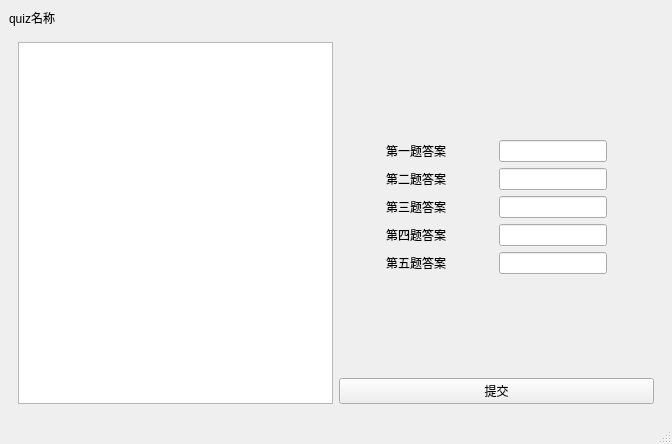
<?xml version="1.0" encoding="UTF-8"?>
<ui version="4.0">
 <class>student_quiz</class>
 <widget class="QMainWindow" name="student_quiz">
  <property name="geometry">
   <rect>
    <x>0</x>
    <y>0</y>
    <width>672</width>
    <height>444</height>
   </rect>
  </property>
  <property name="windowTitle">
   <string>MainWindow</string>
  </property>
  <widget class="QWidget" name="centralwidget">
   <layout class="QGridLayout" name="gridLayout">
    <item row="1" column="0">
     <widget class="QWidget" name="widget" native="true">
      <layout class="QHBoxLayout" name="horizontalLayout_6">
       <item>
        <widget class="QListView" name="questions"/>
       </item>
       <item>
        <layout class="QVBoxLayout" name="verticalLayout_2">
         <item>
          <spacer name="verticalSpacer_2">
           <property name="orientation">
            <enum>Qt::Vertical</enum>
           </property>
           <property name="sizeHint" stdset="0">
            <size>
             <width>20</width>
             <height>40</height>
            </size>
           </property>
          </spacer>
         </item>
         <item>
          <layout class="QVBoxLayout" name="verticalLayout">
           <item>
            <layout class="QHBoxLayout" name="horizontalLayout">
             <item>
              <spacer name="horizontalSpacer_2">
               <property name="orientation">
                <enum>Qt::Horizontal</enum>
               </property>
               <property name="sizeHint" stdset="0">
                <size>
                 <width>40</width>
                 <height>20</height>
                </size>
               </property>
              </spacer>
             </item>
             <item>
              <widget class="QLabel" name="label">
               <property name="text">
                <string>第一题答案</string>
               </property>
              </widget>
             </item>
             <item>
              <spacer name="horizontalSpacer">
               <property name="orientation">
                <enum>Qt::Horizontal</enum>
               </property>
               <property name="sizeHint" stdset="0">
                <size>
                 <width>40</width>
                 <height>20</height>
                </size>
               </property>
              </spacer>
             </item>
             <item>
              <widget class="QLineEdit" name="q1"/>
             </item>
             <item>
              <spacer name="horizontalSpacer_3">
               <property name="orientation">
                <enum>Qt::Horizontal</enum>
               </property>
               <property name="sizeHint" stdset="0">
                <size>
                 <width>40</width>
                 <height>20</height>
                </size>
               </property>
              </spacer>
             </item>
            </layout>
           </item>
           <item>
            <layout class="QHBoxLayout" name="horizontalLayout_2">
             <item>
              <spacer name="horizontalSpacer_4">
               <property name="orientation">
                <enum>Qt::Horizontal</enum>
               </property>
               <property name="sizeHint" stdset="0">
                <size>
                 <width>40</width>
                 <height>20</height>
                </size>
               </property>
              </spacer>
             </item>
             <item>
              <widget class="QLabel" name="label_2">
               <property name="text">
                <string>第二题答案</string>
               </property>
              </widget>
             </item>
             <item>
              <spacer name="horizontalSpacer_5">
               <property name="orientation">
                <enum>Qt::Horizontal</enum>
               </property>
               <property name="sizeHint" stdset="0">
                <size>
                 <width>40</width>
                 <height>20</height>
                </size>
               </property>
              </spacer>
             </item>
             <item>
              <widget class="QLineEdit" name="q2"/>
             </item>
             <item>
              <spacer name="horizontalSpacer_6">
               <property name="orientation">
                <enum>Qt::Horizontal</enum>
               </property>
               <property name="sizeHint" stdset="0">
                <size>
                 <width>40</width>
                 <height>20</height>
                </size>
               </property>
              </spacer>
             </item>
            </layout>
           </item>
           <item>
            <layout class="QHBoxLayout" name="horizontalLayout_5">
             <item>
              <spacer name="horizontalSpacer_13">
               <property name="orientation">
                <enum>Qt::Horizontal</enum>
               </property>
               <property name="sizeHint" stdset="0">
                <size>
                 <width>40</width>
                 <height>20</height>
                </size>
               </property>
              </spacer>
             </item>
             <item>
              <widget class="QLabel" name="label_5">
               <property name="text">
                <string>第三题答案</string>
               </property>
              </widget>
             </item>
             <item>
              <spacer name="horizontalSpacer_14">
               <property name="orientation">
                <enum>Qt::Horizontal</enum>
               </property>
               <property name="sizeHint" stdset="0">
                <size>
                 <width>40</width>
                 <height>20</height>
                </size>
               </property>
              </spacer>
             </item>
             <item>
              <widget class="QLineEdit" name="q3"/>
             </item>
             <item>
              <spacer name="horizontalSpacer_15">
               <property name="orientation">
                <enum>Qt::Horizontal</enum>
               </property>
               <property name="sizeHint" stdset="0">
                <size>
                 <width>40</width>
                 <height>20</height>
                </size>
               </property>
              </spacer>
             </item>
            </layout>
           </item>
           <item>
            <layout class="QHBoxLayout" name="horizontalLayout_4">
             <item>
              <spacer name="horizontalSpacer_10">
               <property name="orientation">
                <enum>Qt::Horizontal</enum>
               </property>
               <property name="sizeHint" stdset="0">
                <size>
                 <width>40</width>
                 <height>20</height>
                </size>
               </property>
              </spacer>
             </item>
             <item>
              <widget class="QLabel" name="label_4">
               <property name="text">
                <string>第四题答案</string>
               </property>
              </widget>
             </item>
             <item>
              <spacer name="horizontalSpacer_11">
               <property name="orientation">
                <enum>Qt::Horizontal</enum>
               </property>
               <property name="sizeHint" stdset="0">
                <size>
                 <width>40</width>
                 <height>20</height>
                </size>
               </property>
              </spacer>
             </item>
             <item>
              <widget class="QLineEdit" name="q4"/>
             </item>
             <item>
              <spacer name="horizontalSpacer_12">
               <property name="orientation">
                <enum>Qt::Horizontal</enum>
               </property>
               <property name="sizeHint" stdset="0">
                <size>
                 <width>40</width>
                 <height>20</height>
                </size>
               </property>
              </spacer>
             </item>
            </layout>
           </item>
           <item>
            <layout class="QHBoxLayout" name="horizontalLayout_3">
             <item>
              <spacer name="horizontalSpacer_7">
               <property name="orientation">
                <enum>Qt::Horizontal</enum>
               </property>
               <property name="sizeHint" stdset="0">
                <size>
                 <width>40</width>
                 <height>20</height>
                </size>
               </property>
              </spacer>
             </item>
             <item>
              <widget class="QLabel" name="label_3">
               <property name="text">
                <string>第五题答案</string>
               </property>
              </widget>
             </item>
             <item>
              <spacer name="horizontalSpacer_8">
               <property name="orientation">
                <enum>Qt::Horizontal</enum>
               </property>
               <property name="sizeHint" stdset="0">
                <size>
                 <width>40</width>
                 <height>20</height>
                </size>
               </property>
              </spacer>
             </item>
             <item>
              <widget class="QLineEdit" name="q5"/>
             </item>
             <item>
              <spacer name="horizontalSpacer_9">
               <property name="orientation">
                <enum>Qt::Horizontal</enum>
               </property>
               <property name="sizeHint" stdset="0">
                <size>
                 <width>40</width>
                 <height>20</height>
                </size>
               </property>
              </spacer>
             </item>
            </layout>
           </item>
          </layout>
         </item>
         <item>
          <spacer name="verticalSpacer">
           <property name="orientation">
            <enum>Qt::Vertical</enum>
           </property>
           <property name="sizeHint" stdset="0">
            <size>
             <width>20</width>
             <height>40</height>
            </size>
           </property>
          </spacer>
         </item>
         <item>
          <widget class="QPushButton" name="submit">
           <property name="text">
            <string>提交</string>
           </property>
          </widget>
         </item>
        </layout>
       </item>
      </layout>
     </widget>
    </item>
    <item row="0" column="0">
     <widget class="QLabel" name="papername">
      <property name="text">
       <string>quiz名称</string>
      </property>
     </widget>
    </item>
   </layout>
  </widget>
  <widget class="QMenuBar" name="menubar">
   <property name="geometry">
    <rect>
     <x>0</x>
     <y>0</y>
     <width>672</width>
     <height>25</height>
    </rect>
   </property>
  </widget>
  <widget class="QStatusBar" name="statusbar"/>
 </widget>
 <resources/>
 <connections/>
</ui>
